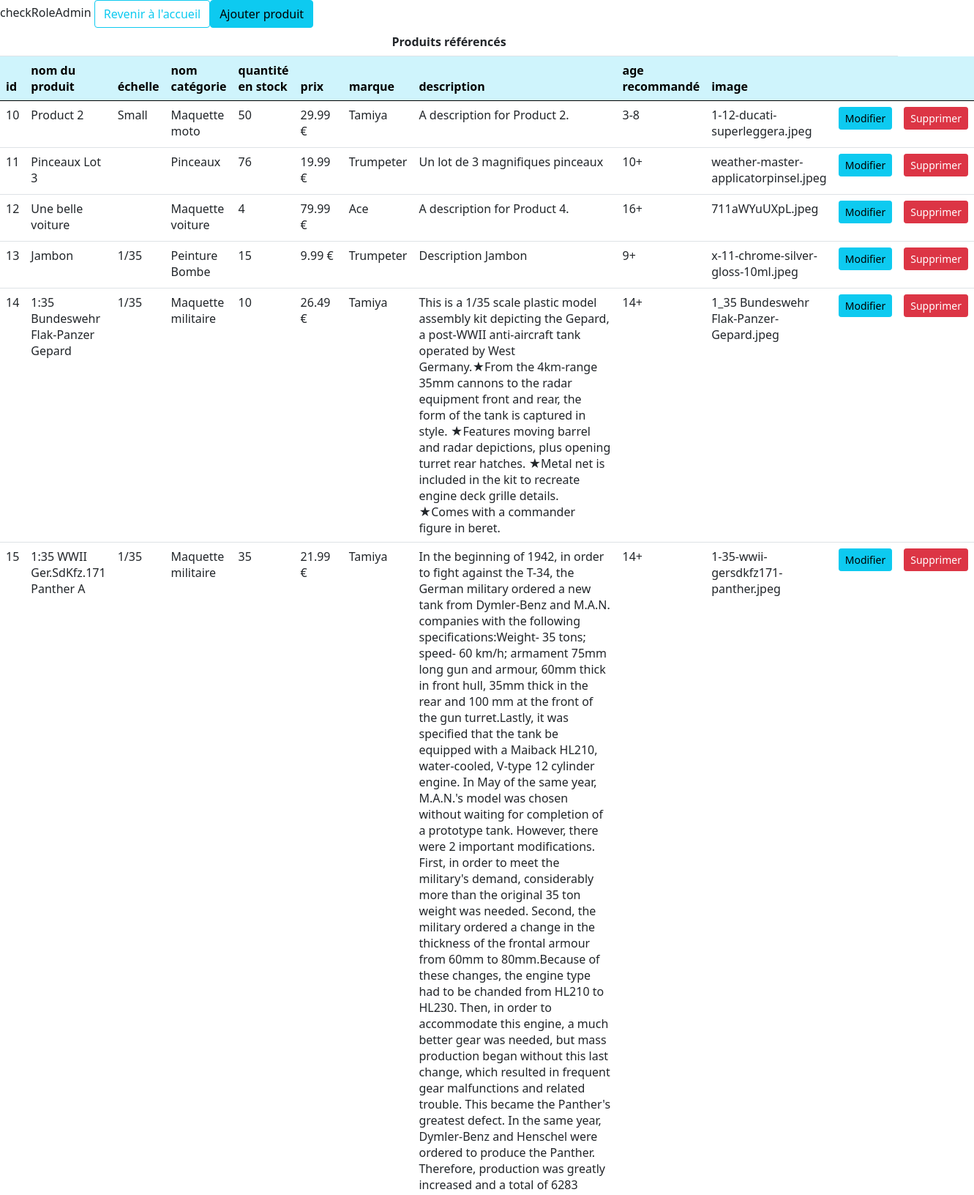
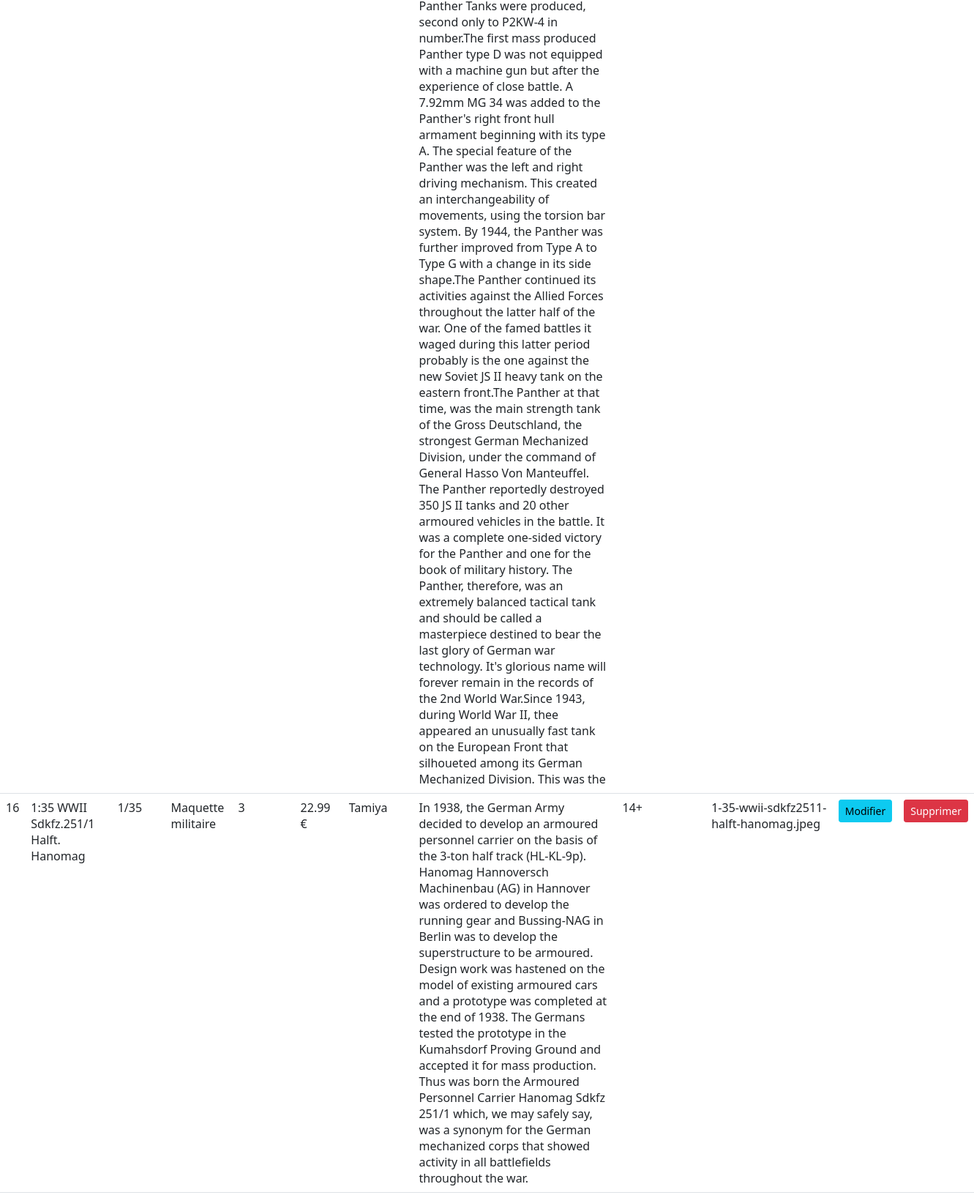
/pages/pages_admin/produits_admin.php (signed in, upper part), run on the app's committed database (2 pictures, top to bottom).
### tables this page shows
CREATE TABLE `produits` (
  `id_produit` int(11) NOT NULL,
  `nom_produit` varchar(255) NOT NULL,
  `echelle` varchar(10) DEFAULT NULL,
  `id_categorie` int(11) NOT NULL,
  `quantite` int(11) NOT NULL,
  `prix` decimal(8,2) NOT NULL,
  `id_marque` int(11) NOT NULL,
  `description` text NOT NULL,
  `age_recommande` varchar(4) NOT NULL,
  `reference_image` varchar(255) DEFAULT NULL
);

CREATE TABLE `categories` (
  `id_categorie` int(11) NOT NULL,
  `nom_categorie` varchar(30) NOT NULL,
  `image_categorie` varchar(255) DEFAULT NULL
);

CREATE TABLE `marques` (
  `id_marque` int(11) NOT NULL,
  `nom_marque` varchar(50) NOT NULL,
  `id_pays` int(11) NOT NULL
);

### pages/pages_admin/produits_admin.php (the view, shortened to what this page needs)
<?php
require_once(__DIR__ . '/../../Connexion/functions.php');
    $sql = "SELECT p.id_produit as id, p.nom_produit as nom, p.echelle, c.nom_categorie as categorie, p.quantite, p.prix, m.nom_marque as marque,
    p.description, p.age_recommande, p.reference_image
    FROM produits as p INNER JOIN categories as c ON p.id_categorie = c.id_categorie
    INNER JOIN marques as m ON p.id_marque = m.id_marque";
    $stmt = $mysqlClient->prepare($sql);
    $stmt->execute();
    $query_result = $stmt->fetchAll(PDO::FETCH_ASSOC);
?>
<!DOCTYPE html>
<html lang="fr">
<head>
    <link href="/Lotra3/css/styles/bootstrap.min.css" rel="stylesheet" type="text/css">
    <link href="/Lotra3/css/styles/geo.css" rel="stylesheet" type="text/css">
</head>
<body>
    <table class="table">
                <thead>
                    <tr>
                        <th class="text-center" colspan="11">Produits référencés</th>
                        <a href="./index_admin.php" class="btn btn-outline-info">Revenir à l'accueil</a>
                        <?php if ($_SESSION['role'] != 3) :?>
                        <a href="./creer_produit.php" class="btn btn-info">Ajouter produit</a>
                        <?php endif; ?>
                    </tr>
                    <tr class="table-info">
                        <th>id</th>
                        <th>nom du produit</th>
                        <th>échelle</th>
                        <th>nom catégorie</th>
                        <th>quantité en stock</th>
                        <th>prix</th>
                        <th>marque</th>
                        <th>description</th>
                        <th>age recommandé</th>
                        <th>image</th>
                        <th></th>
                        <th></th>
                    </tr>
                </thead>
                <tbody>
                    <?php foreach ($query_result as $produit): ?>
                        <tr>
                            <td><?= $produit["id"] ?></td>
                            <td><?= $produit["nom"] ?></td>
                            <td><?php if (is_null($produit["echelle"])) echo "-";
                            else echo $produit["echelle"] ?>
                            </td>
                            <td><?= $produit["categorie"] ?></td>
                            <td><?= $produit["quantite"] ?></td>
                            <td><?= $produit["prix"]." €" ?></td>
                            <td><?= $produit["marque"] ?></td>
                            <td><?= $produit["description"] ?></td>
                            <td><?= $produit["age_recommande"] ?></td>
                            <td><?= $produit["reference_image"] ?></td>
                            <?php echo defineEmployeeActions($_SESSION, $produit); ?>
                        </tr>
                    <?php endforeach?>
                </tbody>
    </table>
</body>
</html>

### Connexion/functions.php (shortened to what this page needs)
<?php
function defineEmployeeActions($session, $produit){
    $modify_button = "<td>
    <form action=\"./modifier_produit.php\" method=\"get\">
        <input type=\"hidden\" name=\"id_produit\" value=\"".$produit["id"]."\">
        <button type=\"submit\" class=\"btn btn-sm btn-info\">Modifier</a>
    </form>
</td>";
    $delete_button = "<td>
    <form action=\"./supprimer_produit.php\" method=\"get\">
        <input type=\"hidden\" name=\"id_produit\" value=\"".$produit["id"]."\">
        <input type=\"hidden\" name=\"nom\" value=\"".$produit["nom"]."\">
        <button type=\"submit\" class=\"btn btn-sm btn-danger\">Supprimer</a>
    </form>
</td>";
    if ($session['role']==1) return $modify_button . $delete_button;
    else if ($session['role']==2) return $modify_button;
    else return "<td></td><td></td>";
}

### data on the page
produits: id_produit "10", nom_produit "Product 2", echelle "Small", id_categorie.nom_categorie "Maquette moto", quantite "50", prix "29.99", id_marque.nom_marque "Tamiya", description "A description for Product 2.", age_recommande "3-8", reference_image "1-12-ducati-superleggera.jpeg"
produits: id_produit "11", nom_produit "Pinceaux Lot 3", id_categorie.nom_categorie "Pinceaux", quantite "76", prix "19.99", id_marque.nom_marque "Trumpeter", description "Un lot de 3 magnifiques pinceaux", age_recommande "10+", reference_image "weather-master-applicatorpinsel.jpeg"
produits: id_produit "12", nom_produit "Une belle voiture", id_categorie.nom_categorie "Maquette voiture", quantite "4", prix "79.99", id_marque.nom_marque "Ace", description "A description for Product 4.", age_recommande "16+", reference_image "711aWYuUXpL.jpeg"
produits: id_produit "13", nom_produit "Jambon", echelle "1/35", id_categorie.nom_categorie "Peinture Bombe", quantite "15", prix "9.99", id_marque.nom_marque "Trumpeter", description "Description Jambon", age_recommande "9+", reference_image "x-11-chrome-silver-gloss-10ml.jpeg"
produits: id_produit "14", nom_produit "1:35 Bundeswehr Flak-Panzer Gepard", echelle "1/35", id_categorie.nom_categorie "Maquette militaire", quantite "10", prix "26.49", id_marque.nom_marque "Tamiya", description "This is a 1/35 scale plastic model assembly kit depicting the Gepard, a post-WWII anti-aircraft tank operated by West Germany.★From the 4km-range 35mm cannons to the radar equipment front and rear, the form of the tank is captured in style. ★Features moving barrel and radar depictions, plus opening turret rear hatches. ★Metal net is included in the kit to recreate engine deck grille details. ★Comes with a commander figure in beret.", age_recommande "14+", reference_image "1_35 Bundeswehr Flak-Panzer-Gepard.jpeg"
produits: id_produit "15", nom_produit "1:35 WWII Ger.SdKfz.171 Panther A", echelle "1/35", id_categorie.nom_categorie "Maquette militaire", quantite "35", prix "21.99", id_marque.nom_marque "Tamiya", description "In the beginning of 1942, in order to fight against the T-34, the German military ordered a new tank from Dymler-Benz and M.A.N. companies with the following specifications:Weight- 35 tons; speed- 60 km/h; armament 75mm long gun and armour, 60mm thick in front hull, 35mm thick in the rear and 100 mm at the front of the gun turret.Lastly, it was specified that the tank be equipped with a Maiback HL210, water-cooled, V-type 12 cylinder engine. In May of the same year, M.A.N.'s model was chosen without waiting for completion of a prototype tank. However, there were 2 important modifications. First, in order to meet the military's demand, considerably more than the original 35 ton weight was…", age_recommande "14+", reference_image "1-35-wwii-gersdkfz171-panther.jpeg"
produits: id_produit "16", nom_produit "1:35 WWII Sdkfz.251/1 Halft. Hanomag", echelle "1/35", id_categorie.nom_categorie "Maquette militaire", quantite "3", prix "22.99", id_marque.nom_marque "Tamiya", description "In 1938, the German Army decided to develop an armoured personnel carrier on the basis of the 3-ton half track (HL-KL-9p). Hanomag Hannoversch Machinenbau (AG) in Hannover was ordered to develop the running gear and Bussing-NAG in Berlin was to develop the superstructure to be armoured. Design work was hastened on the model of existing armoured cars and a prototype was completed at the end of 1938. The Germans tested the prototype in the Kumahsdorf Proving Ground and accepted it for mass production. Thus was born the Armoured Personnel Carrier Hanomag Sdkfz 251/1 which, we may safely say, was a synonym for the German mechanized corps that showed activity in all battlefields throughout the…", age_recommande "14+", reference_image "1-35-wwii-sdkfz2511-halft-hanomag.jpeg"
